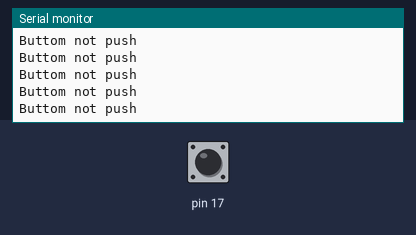
Bench run of a sketch on a simulated Arduino Uno, built with avr-gcc and run on an emulated ATmega328P. Parts: the last lines printed to the serial monitor. The test bench sets the inputs (shaded band); at power-on: pin 17 LOW.

Above: at 1.2 s.
1.3 s: pin 17 driven HIGH
At 2.4 s:
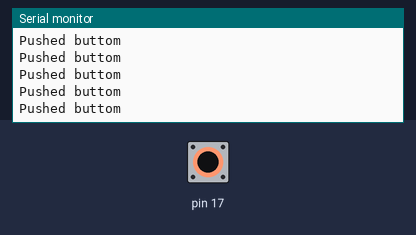
3.2 s: pin 17 driven LOW
At 3.8 s:
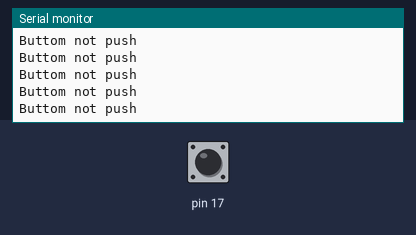
6.2 s: pin 17 driven HIGH
At 7.3 s:
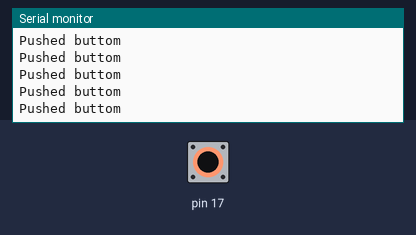
9.2 s: pin 17 pulsed LOW 2 times (0.12 s each, 0.3 s apart)
12.8 s: pin 17 pulsed LOW 5 times (0.12 s each, 0.3 s apart)
17.3 s: pin 17 driven LOW
At 17.8 s:
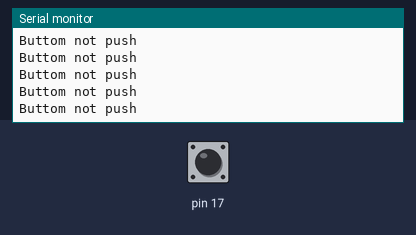

Measured:
- after the input at 1.3 s, the serial monitor: prints a new line after 0.06 s (image 1)
- after the input at 17.3 s, the serial monitor: prints a new line after 0.07 s (image 4)

The sketch:

IOT2lisense.ino
```cpp
void setup() {
  // put your setup code here, to run once:
 // pull up resistor
 // 3.3v -> resistor -> arduino <- switch -> GD

 // pull down resistor
// 3.3 v -> switch -> arduino ->resistor -> GD

  Serial.begin(9600);
  pinMode(17,INPUT);
}

void loop() {
  // put your main code here, to run repeatedly:
  int a;
  a = digitalRead(17);
  // result button 1 , 0
  if(a == 1){
    Serial.println("Pushed buttom");
  }else {
    Serial.println("Buttom not push");
  }
  delay(10);
}
```
